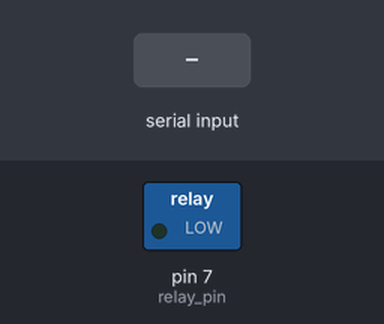
Bench run of a sketch on a simulated Arduino Uno, built with avr-gcc and run on an emulated ATmega328P. On the bench: switched loads named in the sketch (green lamp = pin HIGH). Inputs (shaded band) come from the test bench. What the sketch prints to the serial monitor is not drawn.

Above: at 1.2 s.
1.3 s: "a" received over the second serial link
At 1.6 s:
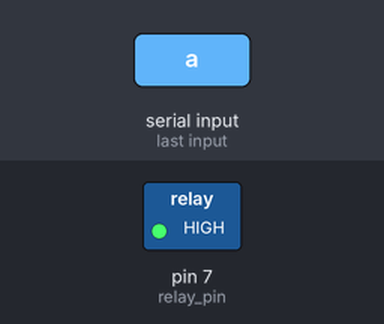
Timing chart, 0 to 7.8 s (numbered marks = the images above; inputs shaded):
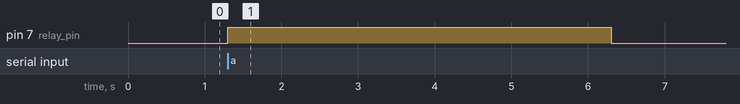

The sketch:

bluetoothreceive.ino
```cpp
// 도어락 with 12v 솔레노이드
// 블루투스로 신호를 받으면 문을 연다

#include <SoftwareSerial.h>
int relay_pin = 7;
SoftwareSerial mySerial(2, 3); //블루투스의 Tx, Rx핀을 2번 3번핀으로 설정


char key;

void setup() {
  // 시리얼 통신의 속도를 9600으로 설정
  Serial.begin(9600);
  while (!Serial) {
    ; //시리얼통신이 연결되지 않았다면 코드 실행을 멈추고 무한 반복
  }

  pinMode( relay_pin , OUTPUT);

  Serial.println("Hello World!");

  //블루투스와 아두이노의 통신속도를 9600으로 설정
  mySerial.begin(9600);
}

void loop() { //코드를 무한반복합니다.
  if (mySerial.available()) { //블루투스에서 넘어온 데이터가 있다면
    key = mySerial.read();
    if(key == 'a'){
    digitalWrite( relay_pin , HIGH);
    delay(5000);
    digitalWrite(relay_pin , LOW);
    delay(1000);
  }
}
}
```

Measured:
- after the input at 1.3 s, pin 7 (relay_pin): LOW → HIGH at once, → LOW 5.0 s later
